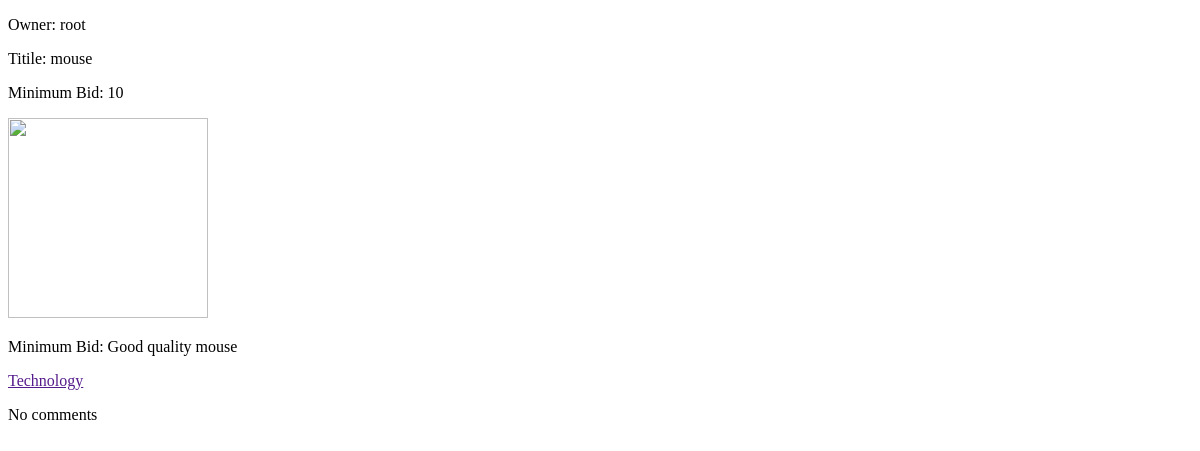
The app's page /description/mouse, older data.
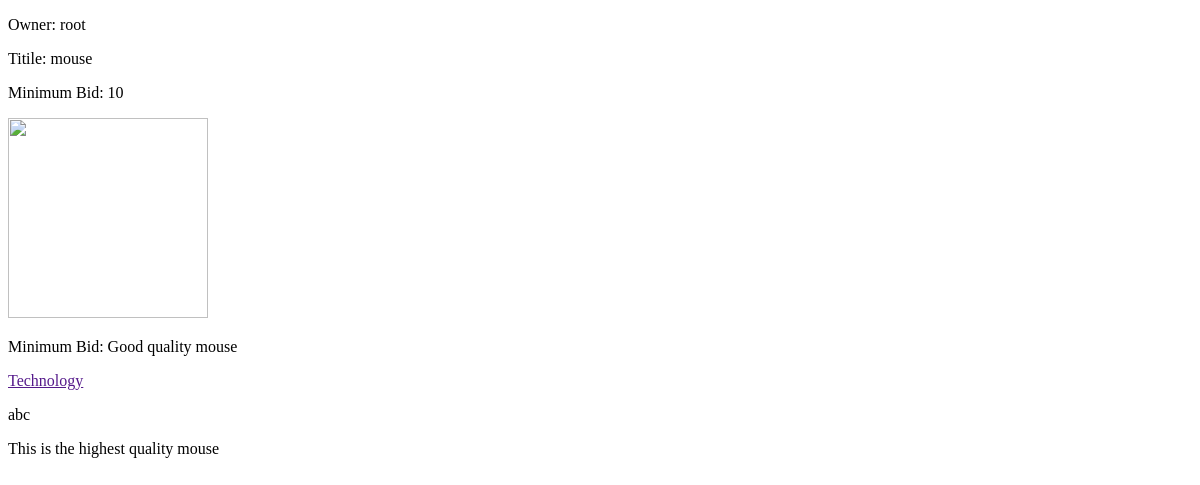
The same page, newer data.
### auction/models.py (models this page shows, shortened)
class item(models.Model):
    owner = models.ForeignKey(User, on_delete=models.CASCADE)
    minimum_bid = models.IntegerField()
    image_url = models.URLField(max_length=200)
    title = models.CharField(max_length=50)
    description = models.CharField(max_length=200)
    item_categories = models.ManyToManyField(categories)
    is_active = models.BooleanField(default=True)

class categories(models.Model):
    category = models.CharField(max_length=100)
    def __str__(self):
        return self.category

class comment(models.Model):
    writer = models.ForeignKey(User, on_delete=models.CASCADE)
    data = models.CharField(max_length=200)
    comment_item = models.ForeignKey(item, on_delete=models.CASCADE)
    def __str__(self):
        return str(self.writer.username)

### ebay_user/models.py (models this page shows)
class User(AbstractUser):
    pass

### auction/views.py (the view)
# urls.py: path('description/<str:item_name>', views.item_description, name="item_description"),
def item_description(request, item_name):
    required_item = item.objects.get(title=item_name)
    categories = required_item.item_categories.all()
    current_user = request.user
    owner = required_item.owner
    btn = False
    if current_user == owner:
        btn = True
    all_comments = comment.objects.filter(comment_item__title=item_name)
    return render(request, 'auction/item.html', {'item': required_item, 'categories': categories, 'btn': btn, 'comments': all_comments})

### templates/auction/item.html (shortened to what this page needs)
<!DOCTYPE html>
<html lang="en">
<head>
</head>
<body>
    <p>Owner: {{item.owner}} </p>
    <p>Titile: {{item.title}}</p>
    <p>Minimum Bid: {{item.minimum_bid}}</p>
    <img src="{{item.image_url}}" alt="" height="200" width="200">
    <p>Minimum Bid: {{item.description}}</p>
    {% for category in categories %}
        <a href="">{{category}}</a>
    {% endfor %}
    {% for comment in comments %}
        <p>{{comment}}</p>
        <p>{{comment.data}}</p>
    {% empty %}
        <p>No comments</p>
    {% endfor %}
</body>
</html>

Row changes from the older to the newer data that the page shows:
added comment: writer.username "abc", data "This is the highest quality mouse"
Text that changed along with them:
text no longer shown: "No comments"
